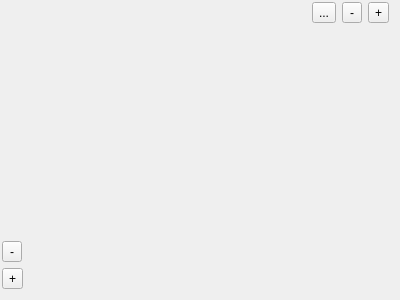
<?xml version="1.0" encoding="UTF-8"?>
<ui version="4.0">
 <class>SoundBoard</class>
 <widget class="QWidget" name="SoundBoard">
  <property name="geometry">
   <rect>
    <x>0</x>
    <y>0</y>
    <width>400</width>
    <height>300</height>
   </rect>
  </property>
  <property name="sizePolicy">
   <sizepolicy hsizetype="Expanding" vsizetype="Expanding">
    <horstretch>0</horstretch>
    <verstretch>0</verstretch>
   </sizepolicy>
  </property>
  <property name="windowTitle">
   <string>Form</string>
  </property>
  <layout class="QVBoxLayout" name="verticalLayout">
   <property name="spacing">
    <number>2</number>
   </property>
   <property name="margin">
    <number>2</number>
   </property>
   <item>
    <widget class="QWidget" name="widget_2" native="true">
     <property name="maximumSize">
      <size>
       <width>16777215</width>
       <height>24</height>
      </size>
     </property>
     <layout class="QHBoxLayout" name="horizontalLayout_2">
      <property name="topMargin">
       <number>0</number>
      </property>
      <property name="bottomMargin">
       <number>0</number>
      </property>
      <item>
       <spacer name="horizontalSpacer">
        <property name="orientation">
         <enum>Qt::Horizontal</enum>
        </property>
        <property name="sizeHint" stdset="0">
         <size>
          <width>40</width>
          <height>20</height>
         </size>
        </property>
       </spacer>
      </item>
      <item>
       <widget class="QToolButton" name="clearButton">
        <property name="text">
         <string>...</string>
        </property>
        <property name="icon">
         <iconset resource="Resources.qrc">
          <normaloff>:/icon/clear</normaloff>:/icon/clear</iconset>
        </property>
        <property name="iconSize">
         <size>
          <width>16</width>
          <height>16</height>
         </size>
        </property>
        <property name="shortcut">
         <string>6</string>
        </property>
       </widget>
      </item>
      <item>
       <widget class="QToolButton" name="RemoveColumnButton">
        <property name="minimumSize">
         <size>
          <width>20</width>
          <height>0</height>
         </size>
        </property>
        <property name="text">
         <string>-</string>
        </property>
        <property name="icon">
         <iconset resource="Resources.qrc">
          <normaloff>:/icon/remove</normaloff>:/icon/remove</iconset>
        </property>
        <property name="iconSize">
         <size>
          <width>16</width>
          <height>16</height>
         </size>
        </property>
       </widget>
      </item>
      <item>
       <widget class="QToolButton" name="AddColumnButton">
        <property name="text">
         <string>+</string>
        </property>
        <property name="icon">
         <iconset resource="Resources.qrc">
          <normaloff>:/icon/add</normaloff>:/icon/add</iconset>
        </property>
        <property name="iconSize">
         <size>
          <width>16</width>
          <height>16</height>
         </size>
        </property>
       </widget>
      </item>
     </layout>
    </widget>
   </item>
   <item>
    <widget class="QWidget" name="widget" native="true">
     <layout class="QHBoxLayout" name="horizontalLayout">
      <property name="spacing">
       <number>2</number>
      </property>
      <property name="margin">
       <number>0</number>
      </property>
      <item>
       <widget class="QWidget" name="widget_4" native="true">
        <property name="maximumSize">
         <size>
          <width>24</width>
          <height>16777215</height>
         </size>
        </property>
        <layout class="QVBoxLayout" name="verticalLayout_2">
         <property name="leftMargin">
          <number>0</number>
         </property>
         <property name="topMargin">
          <number>9</number>
         </property>
         <property name="rightMargin">
          <number>0</number>
         </property>
         <item>
          <spacer name="verticalSpacer">
           <property name="orientation">
            <enum>Qt::Vertical</enum>
           </property>
           <property name="sizeHint" stdset="0">
            <size>
             <width>17</width>
             <height>199</height>
            </size>
           </property>
          </spacer>
         </item>
         <item>
          <widget class="QToolButton" name="RemoveRawButton">
           <property name="minimumSize">
            <size>
             <width>20</width>
             <height>0</height>
            </size>
           </property>
           <property name="text">
            <string>-</string>
           </property>
           <property name="icon">
            <iconset resource="Resources.qrc">
             <normaloff>:/icon/remove</normaloff>:/icon/remove</iconset>
           </property>
           <property name="iconSize">
            <size>
             <width>16</width>
             <height>16</height>
            </size>
           </property>
          </widget>
         </item>
         <item>
          <widget class="QToolButton" name="AddRowButton">
           <property name="minimumSize">
            <size>
             <width>20</width>
             <height>0</height>
            </size>
           </property>
           <property name="text">
            <string>+</string>
           </property>
           <property name="icon">
            <iconset resource="Resources.qrc">
             <normaloff>:/icon/add</normaloff>:/icon/add</iconset>
           </property>
           <property name="iconSize">
            <size>
             <width>16</width>
             <height>16</height>
            </size>
           </property>
          </widget>
         </item>
        </layout>
       </widget>
      </item>
      <item>
       <widget class="QWidget" name="MainBoard" native="true"/>
      </item>
     </layout>
    </widget>
   </item>
  </layout>
 </widget>
 <resources>
  <include location="Resources.qrc"/>
 </resources>
 <connections/>
</ui>
